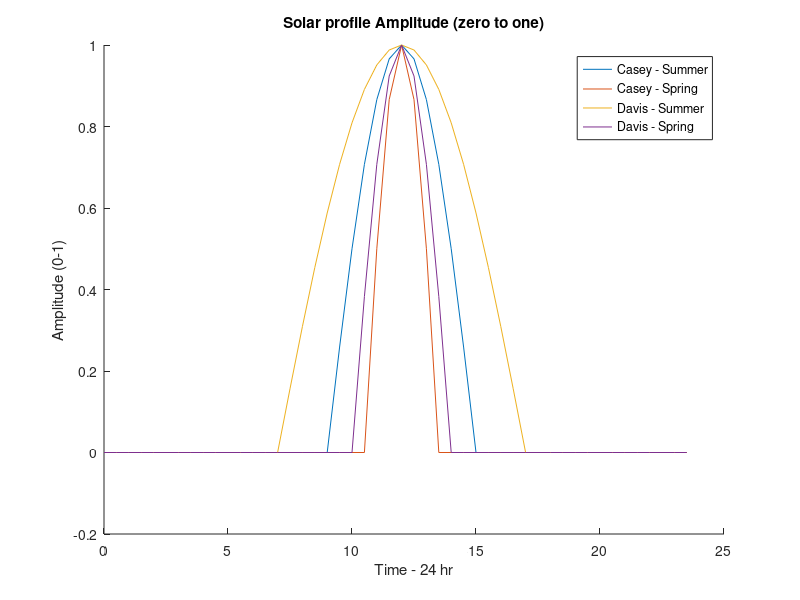
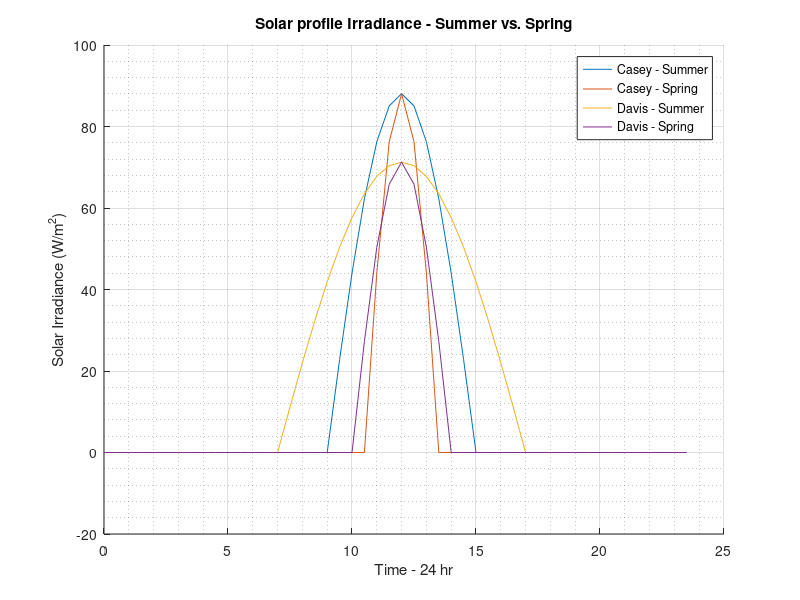
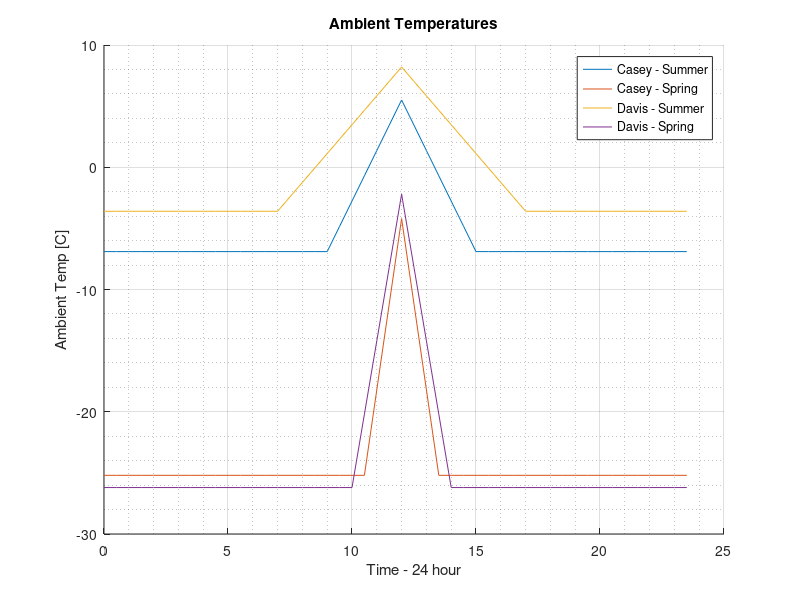
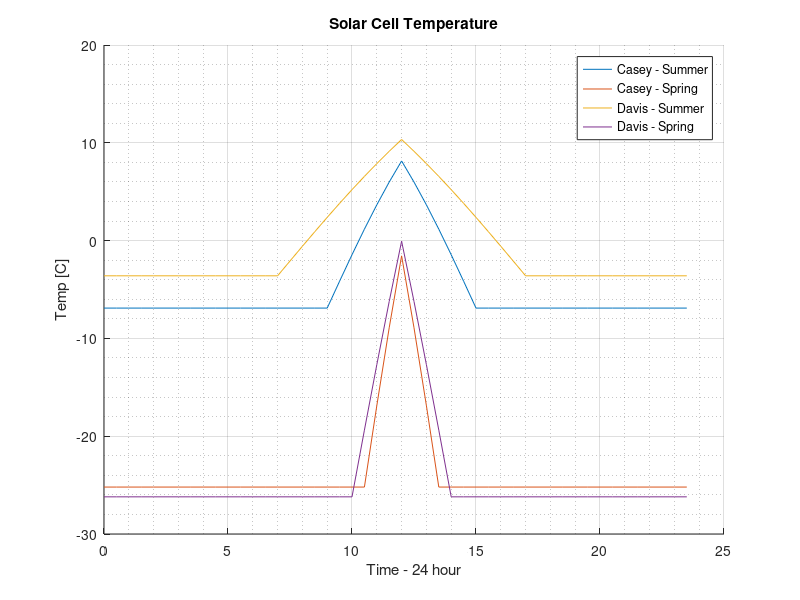

Write MATLAB code to recreate these figures, in order. (Note: this script raises an error after producing the figures.)
%% St3.2 - 2D individual simulation (w.r.t. time)
% after reviewing with V&V, establishd code is sufficient to keep,
% now includes cloud cover % 
% awaiting excel function to better increase "universality" of testing
% 
%% Solar Profile Establishment 
% Basedon DD2.1 & HC2.1, sinusoidal model selected for solar behaviour
% Piecewise function dependent on time & location 
clc;
clear all;


% Initial Conditions - Static Variables
    % Maximum radiation based on latitude 
    Casey_Solar_irradiance = 88.05; % Wh/m^2 ~ W/m^2 - ~65deg.S
    Davis_Solar_irradiance = 71.25; % Wh/m^2 ~ W/m^2 - ~70deg.S

    % Time vector - discretisation of 24-hour window 
    t = 0:0.5:23.5;

    % Define time vectors for seasons
    Casey_summer_irradiance = zeros(1,length(t));
    Davis_summer_irradiance = zeros(1,length(t));

    Casey_spring_irradiance = zeros(1,length(t));
    Davis_spring_irradiance = zeros(1,length(t));

%% Create piecewise functions for each season 
% Casey Station, Summer - 6 hour window (9am - 3pm)[19-31]
for i = 19:1:31
    Casey_summer_irradiance(i) = sin( ((pi./6).*t(i)) - ((9.*pi)./6));
end 

% Davis Station, Summer - 10 hour window (7am - 5pm)[15-35]
for i = 15:1:35
    Davis_summer_irradiance(i) = sin( ((pi./10).*t(i)) - ((7.*pi)./10));
end

% Casey Station, Spring - 3 hour window (10:30am-1:30pm)[22-28]
for i = 22:1:28
    Casey_spring_irradiance(i) =  sin( ((pi./3).*t(i)) - ((9.*pi)./6));
end

% Davis Station, Spring - 4 hour window (10am-2pm)
for i = 21:1:29
    Davis_spring_irradiance(i) = sin( ((pi./4).*t(i)) - ((2.*pi)./4));
end

%% Plot figures - sanity check 

figure(1)
hold on
plot(t,Casey_summer_irradiance)
plot(t,Casey_spring_irradiance)
plot(t,Davis_summer_irradiance)
plot(t,Davis_spring_irradiance)
legend('Casey - Summer','Casey - Spring','Davis - Summer','Davis - Spring')
xlabel('Time - 24 hr')
ylabel('Amplitude (0-1)')
title('Solar profile Amplitude (zero to one)')
hold off

% solar irradiance values 

for i = 1:48
Casey_summer_irradiance(i) = Casey_summer_irradiance(i) .* ...
                                Casey_Solar_irradiance;

Casey_spring_irradiance(i) = Casey_spring_irradiance(i) .* ...
                                Casey_Solar_irradiance;

Davis_summer_irradiance(i) = Davis_summer_irradiance(i) .* ...
                                Davis_Solar_irradiance;

Davis_spring_irradiance(i) = Davis_spring_irradiance(i) .* ...
                                Davis_Solar_irradiance;
end




figure(2)
hold on
grid on
grid minor
plot(t,Casey_summer_irradiance)
plot(t,Casey_spring_irradiance)
plot(t,Davis_summer_irradiance)
plot(t,Davis_spring_irradiance)
legend('Casey - Summer','Casey - Spring','Davis - Summer','Davis - Spring')
xlabel('Time - 24 hr')
ylabel('Solar Irradiance (W/m^2)')
title('Solar profile Irradiance - Summer vs. Spring')
hold off


%% Temperature profiles - approximations of ambient temperature
%% Casey - Summer (9am-3pm)
Casey_summer_temp = zeros(1,length(t));
% casey sumer temp range: 
    % night: 1-18 [t(18) = 8.5]
    % Day: 19-31
    % Night: 32-48

for i = 1:18
    Casey_summer_temp(i) = -6.9 ; 
end 

for i = 19:25
    % set initial time temp @ night time i.e. sun just rose, no heat yet)
    if i == 19
    Casey_summer_temp(i) = -6.9;
    else
    Casey_summer_temp(i) = Casey_summer_temp(i-1) + 2.067;
    end
end

for i = 26:31
Casey_summer_temp(i) = Casey_summer_temp(i-1) - 2.067;
end

for i = 32:48
    Casey_summer_temp(i) = -6.9;
end



%% Casey - Spring
Casey_spring_temp = zeros(1,length(t));
% Casey Spring - 3 hour window (10:30am-1:30pm)[22-28]
    % Night: 1-21 [t(21) = 10am]
    % Day: 22-28
    % Night: 29-48

for i = 1:21
    Casey_spring_temp(i) = -25.2;
end

for i = 22:25
% initial temp @ 10:30am 
    if i == 22
        Casey_spring_temp(i) = -25.2;
    else
        Casey_spring_temp(i) = Casey_spring_temp(i-1) + 7; 
    end
end

for i = 26:28
    Casey_spring_temp(i) = Casey_spring_temp(i-1) - 7;
end

for i = 29:48
    Casey_spring_temp(i) = -25.2;
end


%% Davis - Summer
Davis_summer_temp = zeros(1,length(t));
% Davis summer temp range: 
    % Night: 1-14 [t(14) = 630am]
    % Day: 15-(25)-35
    % Night: 36-48

for i = 1:14
    Davis_summer_temp(i) = -3.6;
end

for i = 15:25
    if i == 15 % initial temp @ tam
        Davis_summer_temp(i) = -3.6;
    else
        Davis_summer_temp(i) = Davis_summer_temp(i-1) + 1.18;
    end
end

for i = 26:35
    Davis_summer_temp(i) = Davis_summer_temp(i-1) - 1.18;
end

for i = 36:48
    Davis_summer_temp(i) = -3.6;
end



%% Davis - Spring
Davis_spring_temp = zeros(1,length(t));
% Davis Spring - 4 hour window (10am-2pm) [21-29]
    % Night: 1-20 [t(20) = 930am]
    % Day: 21-(25)-29
    % Night: 30-48

for i = 1:20
    Davis_spring_temp(i) = -26.2;
end 

for i = 21:25 
    if i == 21 %initial temp @ 10am
        Davis_spring_temp(i) = -26.2;
    else
        Davis_spring_temp(i) = Davis_spring_temp(i-1) + 6;
    end
end 

for i = 26:29
    Davis_spring_temp(i) = Davis_spring_temp(i-1) - 6;
end

for i = 30:48
    Davis_spring_temp(i) = -26.2;
end

%% Plot - sanity check
figure(3)
hold on 
grid on
grid minor
plot(t,Casey_summer_temp);
plot(t,Casey_spring_temp);
plot(t,Davis_summer_temp);
plot(t,Davis_spring_temp);
ylabel('Ambient Temp [C]')
xlabel('Time - 24 hour')
legend('Casey - Summer','Casey - Spring','Davis - Summer','Davis - Spring')
title('Ambient Temperatures')
hold off


%% PV Cell temperature
% Static Variables
P_stc = 300; % W - Rated power @ STC
NOCT = 44; % C - Nominal Cell Temperature 
temp_coeff = -0.4; % [%] - temperature coefficient
% given ambient temperatures calculated, now can find PV power 

% Cell temperature - seasonal 
T_cell_Casey_summer = zeros(1,length(t));
T_cell_Casey_spring = zeros(1,length(t)); 

T_cell_Davis_summer = zeros(1,length(t));
T_cell_Davis_spring = zeros(1,length(t));


% CORRECTION: NO ERROR BECAUSE "IRRADIANCE" IS ZERO @ RELEVANT TIME POINTS
% no rectification needed
for i = 1:48
    T_cell_Casey_summer(i) = Casey_summer_temp(i) + ...
                        (NOCT-20).*(Casey_summer_irradiance(i)/800);

    T_cell_Casey_spring(i) = Casey_spring_temp(i) + ...
                        (NOCT-20).*(Casey_spring_irradiance(i)/800);

    T_cell_Davis_summer(i) = Davis_summer_temp(i) + ...
                        (NOCT-20).*(Davis_summer_irradiance(i)/800);

    T_cell_Davis_spring(i) = Davis_spring_temp(i) + ...
                        (NOCT-20).*(Davis_spring_irradiance(i)/800);
end

figure(4)
hold on
grid on
grid minor
plot(t,T_cell_Casey_summer)
plot(t,T_cell_Casey_spring)
plot(t,T_cell_Davis_summer)
plot(t,T_cell_Davis_spring)
ylabel('Temp [C]')
xlabel('Time - 24 hour')
legend('Casey - Summer','Casey - Spring','Davis - Summer','Davis - Spring')
title('Solar Cell Temperature')
hold off


% Temperature coefficient 

f_temp_Casey_summer = zeros(1,length(t));
f_temp_Casey_spring = zeros(1,length(t));

f_temp_Davis_summer = zeros(1,length(t));
f_temp_Davis_spring = zeros(1,length(t));


for i = 1:48
    
    f_temp_Casey_summer(i) = 1 + ((temp_coeff/100) ...
                                .* (T_cell_Casey_summer(i) - 25)); 

    f_temp_Casey_spring(i) = 1 + ((temp_coeff/100) ...
                                .* (T_cell_Casey_spring(i) - 25));

    f_temp_Davis_summer(i) = 1 + ((temp_coeff/100) ...
                                .* (T_cell_Davis_summer(i) - 25));

    f_temp_Davis_spring(i) = 1 + ((temp_coeff/100) ...
                                .* (T_cell_Davis_spring(i) - 25));

end

% Panel Power
% Note: this maps the RATE OF POWER GEN given time
    % i.e. area under curve finds TOTAL power gen

P_gen_Casey_summer = zeros(1,length(t));
P_gen_Casey_spring = zeros(1,length(t));

P_gen_Davis_summer = zeros(1,length(t));
P_gen_Davis_spring = zeros(1,length(t)); 

for i = 1:48 
    
    P_gen_Casey_summer(i) = P_stc .* ...
                            (Casey_summer_irradiance(i)/1000) .* ...
                            f_temp_Casey_summer(i);

    P_gen_Casey_spring(i) = P_stc .* ...
                            (Casey_spring_irradiance(i)/1000) .* ...
                            f_temp_Casey_spring(i);

    P_gen_Davis_summer(i) = P_stc .* ...
                            (Davis_summer_irradiance(i)/1000) .* ...
                            f_temp_Davis_summer(i);

    P_gen_Davis_spring(i) = P_stc .* ...
                            (Davis_spring_irradiance(i)/1000) .* ...
                            f_temp_Davis_spring(i);

end 

figure(5)
hold on 
grid on
grid minor
plot(t,P_gen_Casey_summer)
plot(t,P_gen_Casey_spring)
plot(t,P_gen_Davis_summer)
plot(t,P_gen_Davis_spring)
xlabel('Time - 24 hour')
xticks(0:0.5:23.5)
ylabel('Power gen (W)')
legend('Casey - Summer','Casey - Spring','Davis - Summer','Davis - Spring')
title('Power generation - single panel')
hold off

k = 30;

figure(50)
hold on 
grid on
grid minor
plot(t,k*P_gen_Casey_summer)
plot(t,k*P_gen_Casey_spring)
plot(t,k*P_gen_Davis_summer)
plot(t,k*P_gen_Davis_spring)
xlabel('Time - 24 hour')
xticks(0:0.5:23.5)
ylabel('Power gen (W)')
legend('Casey - Summer','Casey - Spring','Davis - Summer','Davis - Spring')
title('Power generation - 30 panels')
hold off


%% Convert Power to unit area
% AREA POWER = P_gen / area of solar cells 
cell_size = (0.15675 * 0.15675); % m^2 
num_cell = 60;
eff_sol_area = cell_size * num_cell; % effective solar cell area

P_gen_Casey_summer_unit_area = zeros(1,length(t));
P_gen_Casey_spring_unit_area = zeros(1,length(t));

P_gen_Davis_summer_unit_area = zeros(1,length(t));
P_gen_Davis_spring_unit_area = zeros(1,length(t)); 

for i = 1:48

    P_gen_Casey_summer_unit_area(i) = P_gen_Casey_summer(i) ...
                                      ./ eff_sol_area;

    P_gen_Casey_spring_unit_area(i) = P_gen_Casey_spring(i) ...
                                      ./ eff_sol_area;

    P_gen_Davis_summer_unit_area(i) = P_gen_Davis_summer(i) ...
                                      ./ eff_sol_area;

    P_gen_Davis_spring_unit_area(i) = P_gen_Davis_spring(i) ...
                                      ./ eff_sol_area;

end

figure(6)
hold on
grid on
grid minor
plot(t,P_gen_Casey_summer_unit_area)
plot(t,P_gen_Casey_spring_unit_area)
plot(t,P_gen_Davis_summer_unit_area)
plot(t,P_gen_Davis_spring_unit_area)
xlabel('Time - 24 hour')
xticks(0:0.5:23.5)
ylabel('Power gen (W/m^2)')
legend('Casey - Summer','Casey - Spring','Davis - Summer','Davis - Spring')
title('Solar Power generation - unit area')
hold off

%% temp comparisons
figure(10)
hold on
grid on 
grid minor
plot(t,Casey_summer_temp)
plot(t,T_cell_Casey_summer)
plot(t,Casey_spring_temp)
plot(t,T_cell_Casey_spring)
legend('Sum - Amb','Sum - Cell','Spr - Amb','Spr - Cell')
xlabel('Time - 24 hr')
ylabel('Temp (C)')
title('Casey Temp Comparisons')
hold off

figure(11)
hold on
grid on 
grid minor
plot(t,Davis_summer_temp)
plot(t,T_cell_Davis_summer)
plot(t,Davis_spring_temp)
plot(t,T_cell_Davis_spring)
legend('Sum - Amb','Sum - Cell','Spr - Amb','Spr - Cell')
xlabel('Time - 24 hr')
ylabel('Temp (C)')
title('Davis Temp Comparisons')
hold off

%% CLoud Cover considerations
% in previous code, did these in "chunks" 
% copy previous structure, alter for corresponding cases 

% assume temperatures remain the same, available solar irradiation is what
% changes

%% Cloud Cover - 20% 

Casey_summer_irradiance_cloud_20 = zeros(1,length(t));
Casey_spring_irradiance_cloud_20 = zeros(1,length(t));

Davis_summer_irradiance_cloud_20 = zeros(1,length(t));
Davis_spring_irradiance_cloud_20 = zeros(1,length(t));


% Multiply (%) with full irradiance (80% available = 0.8)
for i = 1:48 

Casey_summer_irradiance_cloud_20(i) = Casey_summer_irradiance(i) .* (0.8);
Casey_spring_irradiance_cloud_20(i) = Casey_spring_irradiance(i) .* (0.8);

Davis_summer_irradiance_cloud_20(i) = Davis_summer_irradiance(i) .* (0.8);
Davis_spring_irradiance_cloud_20(i) = Davis_spring_irradiance(i) .* (0.8);

end

% proceed with rest of code for data 

% solar cell temps
T_cell_Casey_summer_cloud_20 = zeros(1,length(t));
T_cell_Casey_spring_cloud_20 = zeros(1,length(t)); 

T_cell_Davis_summer_cloud_20 = zeros(1,length(t));
T_cell_Davis_spring_cloud_20 = zeros(1,length(t));

for i = 1:48
    T_cell_Casey_summer_cloud_20(i) = Casey_summer_temp(i) + ...
            (NOCT-20).*(Casey_summer_irradiance_cloud_20(i)/800);

    T_cell_Casey_spring_cloud_20(i) = Casey_spring_temp(i) + ...
            (NOCT-20).*(Casey_spring_irradiance_cloud_20(i)/800);

    T_cell_Davis_summer_cloud_20(i) = Davis_summer_temp(i) + ...
            (NOCT-20).*(Davis_summer_irradiance_cloud_20(i)/800);

    T_cell_Davis_spring_cloud_20(i) = Davis_spring_temp(i) + ...
            (NOCT-20).*(Davis_spring_irradiance_cloud_20(i)/800);
end

% Temperature coefficient 

f_temp_Casey_summer_cloud_20 = zeros(1,length(t));
f_temp_Casey_spring_cloud_20 = zeros(1,length(t));

f_temp_Davis_summer_cloud_20 = zeros(1,length(t));
f_temp_Davis_spring_cloud_20 = zeros(1,length(t));


for i = 1:48
    
    f_temp_Casey_summer_cloud_20(i) = 1 + ( (temp_coeff/100) ...
                    .* (T_cell_Casey_summer_cloud_20(i) - 25) ); 

    f_temp_Casey_spring_cloud_20(i) = 1 + ((temp_coeff/100) ...
                    .* (T_cell_Casey_spring_cloud_20(i) - 25));

    f_temp_Davis_summer_cloud_20(i) = 1 + ((temp_coeff/100) ...
                    .* (T_cell_Davis_summer_cloud_20(i) - 25));

    f_temp_Davis_spring_cloud_20(i) = 1 + ((temp_coeff/100) ...
                    .* (T_cell_Davis_spring_cloud_20(i) - 25));

end

% Panel Power
% Note: this maps the RATE OF POWER GEN given time
    % i.e. area under curve finds TOTAL power gen

P_gen_Casey_summer_cloud_20 = zeros(1,length(t));
P_gen_Casey_spring_cloud_20 = zeros(1,length(t));

P_gen_Davis_summer_cloud_20 = zeros(1,length(t));
P_gen_Davis_spring_cloud_20 = zeros(1,length(t)); 

for i = 1:48 
    
    P_gen_Casey_summer_cloud_20(i) = P_stc .* ...
                (Casey_summer_irradiance_cloud_20(i)/1000) .* ...
                f_temp_Casey_summer_cloud_20(i);

    P_gen_Casey_spring_cloud_20(i) = P_stc .* ...
                (Casey_spring_irradiance_cloud_20(i)/1000) .* ...
                f_temp_Casey_spring_cloud_20(i);

    P_gen_Davis_summer_cloud_20(i) = P_stc .* ...
                (Davis_summer_irradiance_cloud_20(i)/1000) .* ...
                f_temp_Davis_summer_cloud_20(i);

    P_gen_Davis_spring_cloud_20(i) = P_stc .* ...
                (Davis_spring_irradiance_cloud_20(i)/1000) .* ...
                f_temp_Davis_spring_cloud_20(i);
end 

% per unit area
P_gen_Casey_summer_unit_area_cloud_20 = zeros(1,length(t));
P_gen_Casey_spring_unit_area_cloud_20 = zeros(1,length(t));

P_gen_Davis_summer_unit_area_cloud_20 = zeros(1,length(t));
P_gen_Davis_spring_unit_area_cloud_20 = zeros(1,length(t)); 


for i = 1:48

    P_gen_Casey_summer_unit_area_cloud_20(i) = ...
        P_gen_Casey_summer_cloud_20(i) ./ eff_sol_area;
    
    P_gen_Casey_spring_unit_area_cloud_20(i) = ...
        P_gen_Casey_spring_cloud_20(i) ./ eff_sol_area;
    
    P_gen_Davis_summer_unit_area_cloud_20(i) = ...
        P_gen_Davis_summer_cloud_20(i) ./ eff_sol_area;
    
    P_gen_Davis_spring_unit_area_cloud_20(i) = ...
        P_gen_Davis_spring_cloud_20(i) ./ eff_sol_area;
end


%% Cloud cover - 40% 
% repeat code above but for 60% available radiation

Casey_summer_irradiance_cloud_40 = zeros(1,length(t));
Casey_spring_irradiance_cloud_40 = zeros(1,length(t));

Davis_summer_irradiance_cloud_40 = zeros(1,length(t));
Davis_spring_irradiance_cloud_40 = zeros(1,length(t));


% Multiply (%) with full irradiance (80% available = 0.8)
for i = 1:48 

Casey_summer_irradiance_cloud_40(i) = Casey_summer_irradiance(i) .* (0.6);
Casey_spring_irradiance_cloud_40(i) = Casey_spring_irradiance(i) .* (0.6);

Davis_summer_irradiance_cloud_40(i) = Davis_summer_irradiance(i) .* (0.6);
Davis_spring_irradiance_cloud_40(i) = Davis_spring_irradiance(i) .* (0.6);

end

% solar cell temps
T_cell_Casey_summer_cloud_40 = zeros(1,length(t));
T_cell_Casey_spring_cloud_40 = zeros(1,length(t)); 

T_cell_Davis_summer_cloud_40 = zeros(1,length(t));
T_cell_Davis_spring_cloud_40 = zeros(1,length(t));

for i = 1:48
    T_cell_Casey_summer_cloud_40(i) = Casey_summer_temp(i) + ...
            (NOCT-20).*(Casey_summer_irradiance_cloud_40(i)/800);

    T_cell_Casey_spring_cloud_40(i) = Casey_spring_temp(i) + ...
            (NOCT-20).*(Casey_spring_irradiance_cloud_40(i)/800);

    T_cell_Davis_summer_cloud_40(i) = Davis_summer_temp(i) + ...
            (NOCT-20).*(Davis_summer_irradiance_cloud_40(i)/800);

    T_cell_Davis_spring_cloud_40(i) = Davis_spring_temp(i) + ...
            (NOCT-20).*(Davis_spring_irradiance_cloud_40(i)/800);
end

% Temperature coefficient 

f_temp_Casey_summer_cloud_40 = zeros(1,length(t));
f_temp_Casey_spring_cloud_40 = zeros(1,length(t));

f_temp_Davis_summer_cloud_40 = zeros(1,length(t));
f_temp_Davis_spring_cloud_40 = zeros(1,length(t));

for i = 1:48
    f_temp_Casey_summer_cloud_40(i) = 1 + ( (temp_coeff/100) ...
                    .* (T_cell_Casey_summer_cloud_40(i) - 25) ); 

    f_temp_Casey_spring_cloud_40(i) = 1 + ((temp_coeff/100) ...
                    .* (T_cell_Casey_spring_cloud_40(i) - 25));

    f_temp_Davis_summer_cloud_40(i) = 1 + ((temp_coeff/100) ...
                    .* (T_cell_Davis_summer_cloud_40(i) - 25));

    f_temp_Davis_spring_cloud_40(i) = 1 + ((temp_coeff/100) ...
                    .* (T_cell_Davis_spring_cloud_40(i) - 25));
end

% Panel Power
% Note: this maps the RATE OF POWER GEN given time
    % i.e. area under curve finds TOTAL power gen

P_gen_Casey_summer_cloud_40 = zeros(1,length(t));
P_gen_Casey_spring_cloud_40 = zeros(1,length(t));

P_gen_Davis_summer_cloud_40 = zeros(1,length(t));
P_gen_Davis_spring_cloud_40 = zeros(1,length(t)); 

for i = 1:48 
    
    P_gen_Casey_summer_cloud_40(i) = P_stc .* ...
                (Casey_summer_irradiance_cloud_40(i)/1000) .* ...
                f_temp_Casey_summer_cloud_40(i);

    P_gen_Casey_spring_cloud_40(i) = P_stc .* ...
                (Casey_spring_irradiance_cloud_40(i)/1000) .* ...
                f_temp_Casey_spring_cloud_40(i);

    P_gen_Davis_summer_cloud_40(i) = P_stc .* ...
                (Davis_summer_irradiance_cloud_40(i)/1000) .* ...
                f_temp_Davis_summer_cloud_40(i);

    P_gen_Davis_spring_cloud_40(i) = P_stc .* ...
                (Davis_spring_irradiance_cloud_40(i)/1000) .* ...
                f_temp_Davis_spring_cloud_40(i);

end 

% per unit area
P_gen_Casey_summer_unit_area_cloud_40 = zeros(1,length(t));
P_gen_Casey_spring_unit_area_cloud_40 = zeros(1,length(t));

P_gen_Davis_summer_unit_area_cloud_40 = zeros(1,length(t));
P_gen_Davis_spring_unit_area_cloud_40 = zeros(1,length(t)); 


for i = 1:48

    P_gen_Casey_summer_unit_area_cloud_40(i) = ...
        P_gen_Casey_summer_cloud_40(i) ./ eff_sol_area;
    
    P_gen_Casey_spring_unit_area_cloud_40(i) = ...
        P_gen_Casey_spring_cloud_40(i) ./ eff_sol_area;
    
    P_gen_Davis_summer_unit_area_cloud_40(i) = ...
        P_gen_Davis_summer_cloud_40(i) ./ eff_sol_area;
    
    P_gen_Davis_spring_unit_area_cloud_40(i) = ...
        P_gen_Davis_spring_cloud_40(i) ./ eff_sol_area;
end

%% Cloud Cover - 60%
% For 60% clouds = 40% availabale solar radiation

Casey_summer_irradiance_cloud_60 = zeros(1,length(t));
Casey_spring_irradiance_cloud_60 = zeros(1,length(t));

Davis_summer_irradiance_cloud_60 = zeros(1,length(t));
Davis_spring_irradiance_cloud_60 = zeros(1,length(t));


% Multiply (%) with full irradiance (80% available = 0.8)
for i = 1:48 

Casey_summer_irradiance_cloud_60(i) = Casey_summer_irradiance(i) .* (0.4);
Casey_spring_irradiance_cloud_60(i) = Casey_spring_irradiance(i) .* (0.4);

Davis_summer_irradiance_cloud_60(i) = Davis_summer_irradiance(i) .* (0.4);
Davis_spring_irradiance_cloud_60(i) = Davis_spring_irradiance(i) .* (0.4);

end

% solar cell temps
T_cell_Casey_summer_cloud_60 = zeros(1,length(t));
T_cell_Casey_spring_cloud_60 = zeros(1,length(t)); 

T_cell_Davis_summer_cloud_60 = zeros(1,length(t));
T_cell_Davis_spring_cloud_60 = zeros(1,length(t));

for i = 1:48
    T_cell_Casey_summer_cloud_60(i) = Casey_summer_temp(i) + ...
            (NOCT-20).*(Casey_summer_irradiance_cloud_60(i)/800);

    T_cell_Casey_spring_cloud_60(i) = Casey_spring_temp(i) + ...
            (NOCT-20).*(Casey_spring_irradiance_cloud_60(i)/800);

    T_cell_Davis_summer_cloud_60(i) = Davis_summer_temp(i) + ...
            (NOCT-20).*(Davis_summer_irradiance_cloud_60(i)/800);

    T_cell_Davis_spring_cloud_60(i) = Davis_spring_temp(i) + ...
            (NOCT-20).*(Davis_spring_irradiance_cloud_60(i)/800);
end

% Temperature coefficient 

f_temp_Casey_summer_cloud_60 = zeros(1,length(t));
f_temp_Casey_spring_cloud_60 = zeros(1,length(t));

f_temp_Davis_summer_cloud_60 = zeros(1,length(t));
f_temp_Davis_spring_cloud_60 = zeros(1,length(t));

for i = 1:48
    f_temp_Casey_summer_cloud_60(i) = 1 + ( (temp_coeff/100) ...
                    .* (T_cell_Casey_summer_cloud_60(i) - 25) ); 

    f_temp_Casey_spring_cloud_60(i) = 1 + ( (temp_coeff/100) ...
                    .* (T_cell_Casey_spring_cloud_60(i) - 25) );

    f_temp_Davis_summer_cloud_60(i) = 1 + ( (temp_coeff/100) ...
                    .* (T_cell_Davis_summer_cloud_60(i) - 25) );

    f_temp_Davis_spring_cloud_60(i) = 1 + ( (temp_coeff/100) ...
                    .* (T_cell_Davis_spring_cloud_60(i) - 25) );
end

% Panel Power
% Note: this maps the RATE OF POWER GEN given time
    % i.e. area under curve finds TOTAL power gen

P_gen_Casey_summer_cloud_60 = zeros(1,length(t));
P_gen_Casey_spring_cloud_60 = zeros(1,length(t));

P_gen_Davis_summer_cloud_60 = zeros(1,length(t));
P_gen_Davis_spring_cloud_60 = zeros(1,length(t)); 

for i = 1:48 
    
    P_gen_Casey_summer_cloud_60(i) = P_stc .* ...
                (Casey_summer_irradiance_cloud_60(i)/1000) .* ...
                f_temp_Casey_summer_cloud_60(i);

    P_gen_Casey_spring_cloud_60(i) = P_stc .* ...
                (Casey_spring_irradiance_cloud_60(i)/1000) .* ...
                f_temp_Casey_spring_cloud_60(i);

    P_gen_Davis_summer_cloud_60(i) = P_stc .* ...
                (Davis_summer_irradiance_cloud_60(i)/1000) .* ...
                f_temp_Davis_summer_cloud_60(i);

    P_gen_Davis_spring_cloud_60(i) = P_stc .* ...
                (Davis_spring_irradiance_cloud_60(i)/1000) .* ...
                f_temp_Davis_spring_cloud_60(i);

end 

% per unit area
P_gen_Casey_summer_unit_area_cloud_60 = zeros(1,length(t));
P_gen_Casey_spring_unit_area_cloud_60 = zeros(1,length(t));

P_gen_Davis_summer_unit_area_cloud_60 = zeros(1,length(t));
P_gen_Davis_spring_unit_area_cloud_60 = zeros(1,length(t)); 


for i = 1:48
    P_gen_Casey_summer_unit_area_cloud_60(i) = ...
        P_gen_Casey_summer_cloud_60(i) ./ eff_sol_area;
    
    P_gen_Casey_spring_unit_area_cloud_60(i) = ...
        P_gen_Casey_spring_cloud_60(i) ./ eff_sol_area;
    
    P_gen_Davis_summer_unit_area_cloud_60(i) = ...
        P_gen_Davis_summer_cloud_60(i) ./ eff_sol_area;
    
    P_gen_Davis_spring_unit_area_cloud_60(i) = ...
        P_gen_Davis_spring_cloud_60(i) ./ eff_sol_area;
end

%% Cloud Cover - 80% 
% 80% cloud = 20% solar energy available

Casey_summer_irradiance_cloud_80 = zeros(1,length(t));
Casey_spring_irradiance_cloud_80 = zeros(1,length(t));

Davis_summer_irradiance_cloud_80 = zeros(1,length(t));
Davis_spring_irradiance_cloud_80 = zeros(1,length(t));


% Multiply (%) with full irradiance (80% available = 0.8)
for i = 1:48 

Casey_summer_irradiance_cloud_80(i) = Casey_summer_irradiance(i) .* (0.2);
Casey_spring_irradiance_cloud_80(i) = Casey_spring_irradiance(i) .* (0.2);

Davis_summer_irradiance_cloud_80(i) = Davis_summer_irradiance(i) .* (0.2);
Davis_spring_irradiance_cloud_80(i) = Davis_spring_irradiance(i) .* (0.2);

end

% solar cell temps
T_cell_Casey_summer_cloud_80 = zeros(1,length(t));
T_cell_Casey_spring_cloud_80 = zeros(1,length(t)); 

T_cell_Davis_summer_cloud_80 = zeros(1,length(t));
T_cell_Davis_spring_cloud_80 = zeros(1,length(t));

for i = 1:48
    T_cell_Casey_summer_cloud_80(i) = Casey_summer_temp(i) + ...
            (NOCT-20).*(Casey_summer_irradiance_cloud_80(i)/800);

    T_cell_Casey_spring_cloud_80(i) = Casey_spring_temp(i) + ...
            (NOCT-20).*(Casey_spring_irradiance_cloud_80(i)/800);

    T_cell_Davis_summer_cloud_80(i) = Davis_summer_temp(i) + ...
            (NOCT-20).*(Davis_summer_irradiance_cloud_80(i)/800);

    T_cell_Davis_spring_cloud_80(i) = Davis_spring_temp(i) + ...
            (NOCT-20).*(Davis_spring_irradiance_cloud_80(i)/800);
end

% Temperature coefficient 

f_temp_Casey_summer_cloud_80 = zeros(1,length(t));
f_temp_Casey_spring_cloud_80 = zeros(1,length(t));

f_temp_Davis_summer_cloud_80 = zeros(1,length(t));
f_temp_Davis_spring_cloud_80 = zeros(1,length(t));

for i = 1:48
    f_temp_Casey_summer_cloud_80(i) = 1 + ( (temp_coeff/100) ...
                    .* (T_cell_Casey_summer_cloud_80(i) - 25) ); 

    f_temp_Casey_spring_cloud_80(i) = 1 + ( (temp_coeff/100) ...
                    .* (T_cell_Casey_spring_cloud_80(i) - 25) );

    f_temp_Davis_summer_cloud_80(i) = 1 + ( (temp_coeff/100) ...
                    .* (T_cell_Davis_summer_cloud_80(i) - 25) );

    f_temp_Davis_spring_cloud_80(i) = 1 + ( (temp_coeff/100) ...
                    .* (T_cell_Davis_spring_cloud_80(i) - 25) );
end

% Panel Power
% Note: this maps the RATE OF POWER GEN given time
    % i.e. area under curve finds TOTAL power gen

P_gen_Casey_summer_cloud_80 = zeros(1,length(t));
P_gen_Casey_spring_cloud_80 = zeros(1,length(t));

P_gen_Davis_summer_cloud_80 = zeros(1,length(t));
P_gen_Davis_spring_cloud_80 = zeros(1,length(t)); 

for i = 1:48 
    
    P_gen_Casey_summer_cloud_80(i) = P_stc .* ...
                (Casey_summer_irradiance_cloud_80(i)/1000) .* ...
                f_temp_Casey_summer_cloud_80(i);

    P_gen_Casey_spring_cloud_80(i) = P_stc .* ...
                (Casey_spring_irradiance_cloud_80(i)/1000) .* ...
                f_temp_Casey_spring_cloud_80(i);

    P_gen_Davis_summer_cloud_80(i) = P_stc .* ...
                (Davis_summer_irradiance_cloud_80(i)/1000) .* ...
                f_temp_Davis_summer_cloud_80(i);

    P_gen_Davis_spring_cloud_80(i) = P_stc .* ...
                (Davis_spring_irradiance_cloud_80(i)/1000) .* ...
                f_temp_Davis_spring_cloud_80(i);

end 

% per unit area
P_gen_Casey_summer_unit_area_cloud_80 = zeros(1,length(t));
P_gen_Casey_spring_unit_area_cloud_80 = zeros(1,length(t));

P_gen_Davis_summer_unit_area_cloud_80 = zeros(1,length(t));
P_gen_Davis_spring_unit_area_cloud_80 = zeros(1,length(t)); 


for i = 1:48
    P_gen_Casey_summer_unit_area_cloud_80(i) = ...
        P_gen_Casey_summer_cloud_80(i) ./ eff_sol_area;
    
    P_gen_Casey_spring_unit_area_cloud_80(i) = ...
        P_gen_Casey_spring_cloud_80(i) ./ eff_sol_area;
    
    P_gen_Davis_summer_unit_area_cloud_80(i) = ...
        P_gen_Davis_summer_cloud_80(i) ./ eff_sol_area;
    
    P_gen_Davis_spring_unit_area_cloud_80(i) = ...
        P_gen_Davis_spring_cloud_80(i) ./ eff_sol_area;
end


%% Compare all the values - group by area & station 
% use lien graph to illustrate power differences 


% Casey - summer 
figure(12)
hold on
grid on 
grid minor
plot(t,Casey_summer_irradiance)
plot(t,Casey_summer_irradiance_cloud_20)
plot(t,Casey_summer_irradiance_cloud_40)
plot(t,Casey_summer_irradiance_cloud_60)
plot(t,Casey_summer_irradiance_cloud_80)
legend('0% Clouds','20% Clouds','40% Clouds','60% Clouds','80% Clouds')
xlabel('Time - 24 hr')
ylabel('Solar Irradiance (W/m.^2)')
title('Casey - Summer - Cloud Cover %')
hold off

figure(13)
hold on
grid on 
grid minor
plot(t,P_gen_Casey_summer_unit_area)
plot(t,P_gen_Casey_summer_unit_area_cloud_20)
plot(t,P_gen_Casey_summer_unit_area_cloud_40)
plot(t,P_gen_Casey_summer_unit_area_cloud_60)
plot(t,P_gen_Casey_summer_unit_area_cloud_80)
legend('0% Clouds','20% Clouds','40% Clouds','60% Clouds','80% Clouds')
xlabel('Time - 24 hr')
ylabel('Power Gen per unit area (W/m.^2)')
title('Casey - Summer - Power Generated per unit area')
hold off

% Casey - spring 
figure(14)
hold on
grid on 
grid minor
plot(t,Casey_spring_irradiance)
plot(t,Casey_spring_irradiance_cloud_20)
plot(t,Casey_spring_irradiance_cloud_40)
plot(t,Casey_spring_irradiance_cloud_60)
plot(t,Casey_spring_irradiance_cloud_80)
legend('0% Clouds','20% Clouds','40% Clouds','60% Clouds','80% Clouds')
xlabel('Time - 24 hr')
ylabel('Solar Irradiance (W/m.^2)')
title('Casey - Spring - Cloud Cover %')
hold off

figure(15)
hold on
grid on 
grid minor
plot(t,P_gen_Casey_spring_unit_area)
plot(t,P_gen_Casey_spring_unit_area_cloud_20)
plot(t,P_gen_Casey_spring_unit_area_cloud_40)
plot(t,P_gen_Casey_spring_unit_area_cloud_60)
plot(t,P_gen_Casey_spring_unit_area_cloud_80)
legend('0% Clouds','20% Clouds','40% Clouds','60% Clouds','80% Clouds')
xlabel('Time - 24 hr')
ylabel('Power Gen per unit area (W/m.^2)')
title('Casey - Spring - Power Generated per unit area')
hold off

% Davis - Summer
figure(16)
hold on
grid on 
grid minor
plot(t,Davis_summer_irradiance)
plot(t,Davis_summer_irradiance_cloud_20)
plot(t,Davis_summer_irradiance_cloud_40)
plot(t,Davis_summer_irradiance_cloud_60)
plot(t,Davis_summer_irradiance_cloud_80)
legend('0% Clouds','20% Clouds','40% Clouds','60% Clouds','80% Clouds')
xlabel('Time - 24 hr')
ylabel('Solar Irradiance (W/m.^2)')
title('Davis - Summer - Cloud Cover %')
hold off

figure(17)
hold on
grid on 
grid minor
plot(t,P_gen_Casey_summer_unit_area)
plot(t,P_gen_Casey_summer_unit_area_cloud_20)
plot(t,P_gen_Casey_summer_unit_area_cloud_40)
plot(t,P_gen_Casey_summer_unit_area_cloud_60)
plot(t,P_gen_Casey_summer_unit_area_cloud_80)
legend('0% Clouds','20% Clouds','40% Clouds','60% Clouds','80% Clouds')
xlabel('Time - 24 hr')
ylabel('Power Gen per unit area (W/m.^2)')
title('Casey - Summer - Power Generated per unit area')
hold off

% Davis - Spring
figure(18)
hold on
grid on 
grid minor
plot(t,Davis_spring_irradiance)
plot(t,Davis_spring_irradiance_cloud_20)
plot(t,Davis_spring_irradiance_cloud_40)
plot(t,Davis_spring_irradiance_cloud_60)
plot(t,Davis_spring_irradiance_cloud_80)
legend('0% Clouds','20% Clouds','40% Clouds','60% Clouds','80% Clouds')
xlabel('Time - 24 hr')
ylabel('Solar Irradiance (W/m.^2)')
title('Davis - Spring - Cloud Cover %')
hold off

figure(19)
hold on
grid on 
grid minor
plot(t,P_gen_Davis_spring_unit_area)
plot(t,P_gen_Davis_spring_unit_area_cloud_20)
plot(t,P_gen_Davis_spring_unit_area_cloud_40)
plot(t,P_gen_Davis_spring_unit_area_cloud_60)
plot(t,P_gen_Davis_spring_unit_area_cloud_80)
legend('0% Clouds','20% Clouds','40% Clouds','60% Clouds','80% Clouds')
xlabel('Time - 24 hr')
ylabel('Power Gen per unit area (W/m.^2)')
title('Davis - Spring - Power Generated per unit area')
hold off


%% Compare locations? 

% Casey station
figure(20)
hold on
grid on 
grid minor

plot(t,P_gen_Casey_summer_unit_area)
plot(t,P_gen_Casey_spring_unit_area)

plot(t,P_gen_Casey_summer_unit_area_cloud_20)
plot(t,P_gen_Casey_spring_unit_area_cloud_20)

plot(t,P_gen_Casey_summer_unit_area_cloud_40)
plot(t,P_gen_Casey_spring_unit_area_cloud_40)

plot(t,P_gen_Casey_summer_unit_area_cloud_60)
plot(t,P_gen_Casey_spring_unit_area_cloud_60)

plot(t,P_gen_Casey_summer_unit_area_cloud_80)
plot(t,P_gen_Casey_spring_unit_area_cloud_80)

legend('0% - sum','0% - spr','20% - sum','20% - spr',...
        '40% - sum','40% - spr','60% - sum','60% - spr',...
        '80% - sum','80% - spr')
xlabel('Time - 24 hr')
ylabel('Power Gen per unit area (W/m.^2)')
title('Casey - Power Generated per unit area')
hold off


% Davis station
figure(21)
hold on
grid on 
grid minor

plot(t,P_gen_Davis_summer_unit_area)
plot(t,P_gen_Davis_spring_unit_area)

plot(t,P_gen_Davis_summer_unit_area_cloud_20)
plot(t,P_gen_Davis_spring_unit_area_cloud_20)

plot(t,P_gen_Davis_summer_unit_area_cloud_40)
plot(t,P_gen_Davis_spring_unit_area_cloud_40)

plot(t,P_gen_Davis_summer_unit_area_cloud_60)
plot(t,P_gen_Davis_spring_unit_area_cloud_60)

plot(t,P_gen_Davis_summer_unit_area_cloud_80)
plot(t,P_gen_Davis_spring_unit_area_cloud_80)

legend('0% - sum','0% - spr','20% - sum','20% - spr',...
        '40% - sum','40% - spr','60% - sum','60% - spr',...
        '80% - sum','80% - spr')
xlabel('Time - 24 hr')
ylabel('Power Gen per unit area (W/m.^2)')
title('Davis - Power Generated per unit area')
hold off

% summer comparison

figure(22)
hold on
grid on 
grid minor

plot(t,P_gen_Casey_summer_unit_area)
plot(t,P_gen_Davis_summer_unit_area)

plot(t,P_gen_Casey_summer_unit_area_cloud_20)
plot(t,P_gen_Davis_summer_unit_area_cloud_20)

plot(t,P_gen_Casey_summer_unit_area_cloud_40)
plot(t,P_gen_Davis_summer_unit_area_cloud_40)

plot(t,P_gen_Casey_summer_unit_area_cloud_60)
plot(t,P_gen_Davis_summer_unit_area_cloud_60)

plot(t,P_gen_Casey_summer_unit_area_cloud_80)
plot(t,P_gen_Davis_summer_unit_area_cloud_80)

legend('0% - C','0% - D','20% - C','20% - D',...
        '40% - C','40% - D','60% - C','60% - D',...
        '80% - C','80% - D')
xlabel('Time - 24 hr')
ylabel('Power Gen per unit area (W/m.^2)')
title('Summer - Power Generated per unit area')
hold off

% spring comparison
figure(23)
hold on
grid on 
grid minor

plot(t,P_gen_Casey_spring_unit_area)
plot(t,P_gen_Davis_spring_unit_area)

plot(t,P_gen_Casey_spring_unit_area_cloud_20)
plot(t,P_gen_Davis_spring_unit_area_cloud_20)

plot(t,P_gen_Casey_spring_unit_area_cloud_40)
plot(t,P_gen_Davis_spring_unit_area_cloud_40)

plot(t,P_gen_Casey_spring_unit_area_cloud_60)
plot(t,P_gen_Davis_spring_unit_area_cloud_60)

plot(t,P_gen_Casey_spring_unit_area_cloud_80)
plot(t,P_gen_Davis_spring_unit_area_cloud_80)

legend('0% - C','0% - D','20% - C','20% - D',...
        '40% - C','40% - D','60% - C','60% - D',...
        '80% - C','80% - D')
xlabel('Time - 24 hr')
ylabel('Power Gen per unit area (W/m.^2)')
title('Spring - Power Generated per unit area')
hold off

%% Export data for integrated code 
% need to separate into cases 
% ambient temperatures the same - IRRADIANCE VARIATIONS

%% CASEY - SUMMER - CLOUDS 0-80%
% Figure 12
% CREATE TABLE OF VALUES 
CASEY_SUMMER_IRRADIANCE_ALL_CASES = ...
    [(Casey_summer_irradiance); (Casey_summer_irradiance_cloud_20);...
    (Casey_summer_irradiance_cloud_40); ...
    (Casey_summer_irradiance_cloud_60);(Casey_summer_irradiance_cloud_80)];
% big ol matrix

filename_d_sum = "CASEY_SUMMER_IRRADIANCE_ALL_CASES.xlsx"; % make file
writematrix(CASEY_SUMMER_IRRADIANCE_ALL_CASES,filename_d_sum,...
            'Sheet',1);

%% CASEY - SPRING - CLOUDS 0-80%
% Figure 12
% CREATE TABLE OF VALUES 
CASEY_SPRING_IRRADIANCE_ALL_CASES = ...
    [(Casey_spring_irradiance); (Casey_spring_irradiance_cloud_20);...
    (Casey_spring_irradiance_cloud_40); ...
    (Casey_spring_irradiance_cloud_60);(Casey_spring_irradiance_cloud_80)];
% big ol matrix

filename_c_spr = "CASEY_SPRING_IRRADIANCE_ALL_CASES.xlsx"; % make file
writematrix(CASEY_SPRING_IRRADIANCE_ALL_CASES,filename_c_spr,...
            'Sheet',1);

%% DAVIS - SUMMER - CLOUDS 0-80%
% Figure 12
% CREATE TABLE OF VALUES 
DAVIS_SUMMER_IRRADIANCE_ALL_CASES = ...
    [(Davis_summer_irradiance); (Davis_summer_irradiance_cloud_20);...
    (Davis_summer_irradiance_cloud_40); ...
    (Davis_summer_irradiance_cloud_60);(Davis_summer_irradiance_cloud_80)];
% big ol matrix

filename_d_sum = "DAVIS_SUMMER_IRRADIANCE_ALL_CASES.xlsx"; % make file
writematrix(DAVIS_SUMMER_IRRADIANCE_ALL_CASES,filename_d_sum,...
            'Sheet',1);

%% DAVIS - SPRING - CLOUDS 0-80%
% Figure 12
% CREATE TABLE OF VALUES 
DAVIS_SPRING_IRRADIANCE_ALL_CASES = ...
    [(Davis_spring_irradiance); (Davis_spring_irradiance_cloud_20);...
    (Davis_spring_irradiance_cloud_40); ...
    (Davis_spring_irradiance_cloud_60);(Davis_spring_irradiance_cloud_80)];
% big ol matrix

filename_d_spr = "DAVIS_SPRING_IRRADIANCE_ALL_CASES.xlsx"; % make file
writematrix(DAVIS_SPRING_IRRADIANCE_ALL_CASES,filename_d_spr,...
            'Sheet',1);
